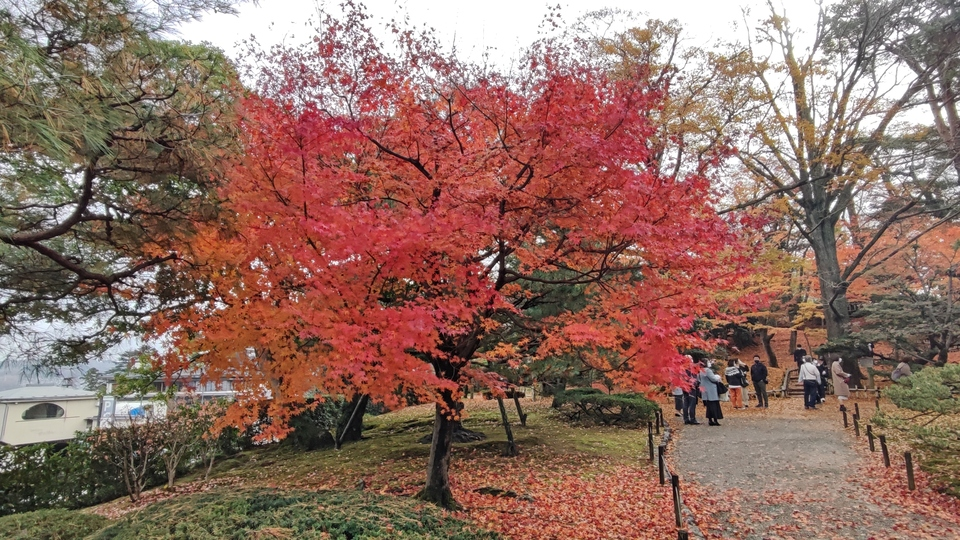
#> input picture 1st/example2.jpg, 960 x 540 px
$ python kadai2.py
#> lines starting #> are read from the running program, lines starting #| are printed output that depends on the picture
import numpy as np
import cv2
import matplotlib.pyplot as plt

def show_hist(image_path):
#> called with image_path = './example2.jpg'
    raw_image = cv2.imread(image_path)
#> raw_image is the input picture: shape (540, 960, 3); mean B, G, R 97.9, 108.7, 142.9
    b, g, r = raw_image[:, :, 0], raw_image[:, :, 1], raw_image[:, :, 2]
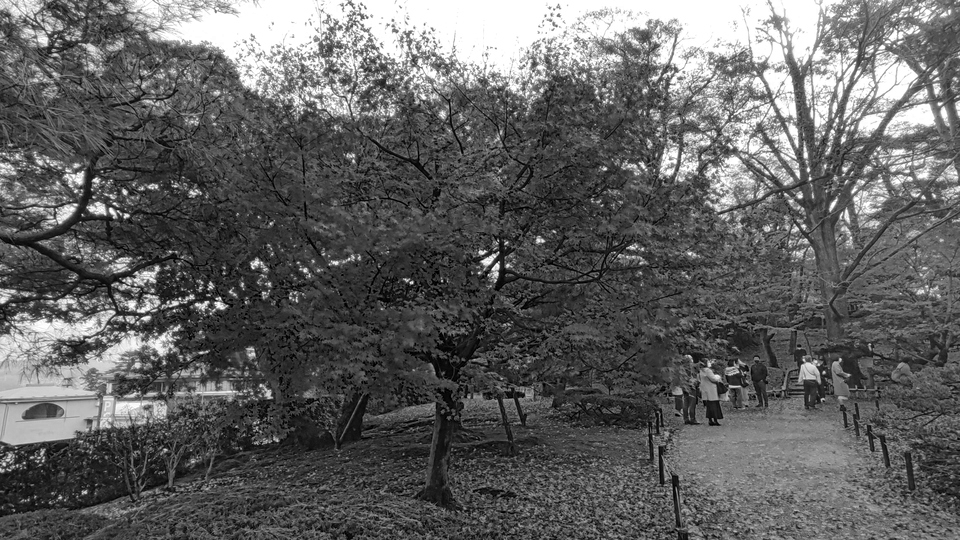
#> b: shape (540, 960); min 0, max 255, mean 97.9
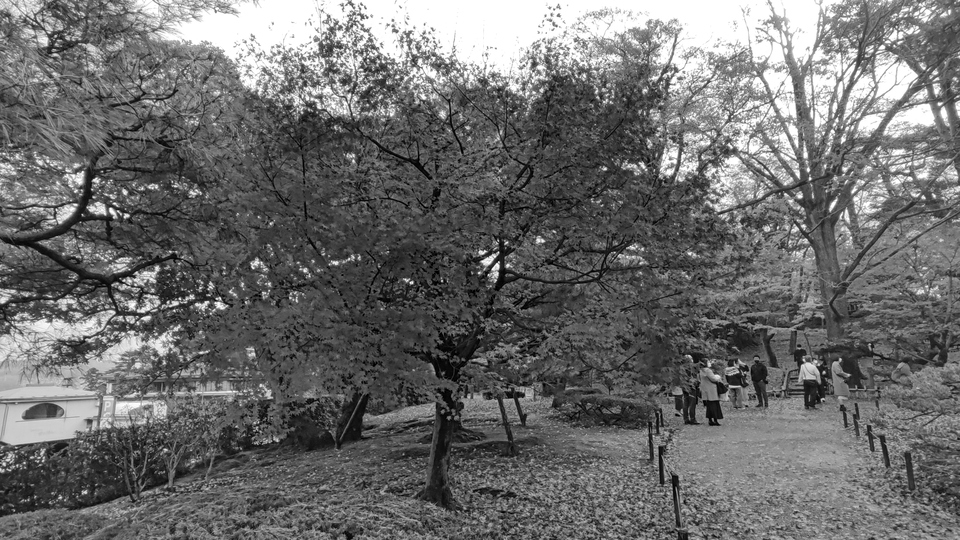
#> g: shape (540, 960); min 0, max 255, mean 108.7
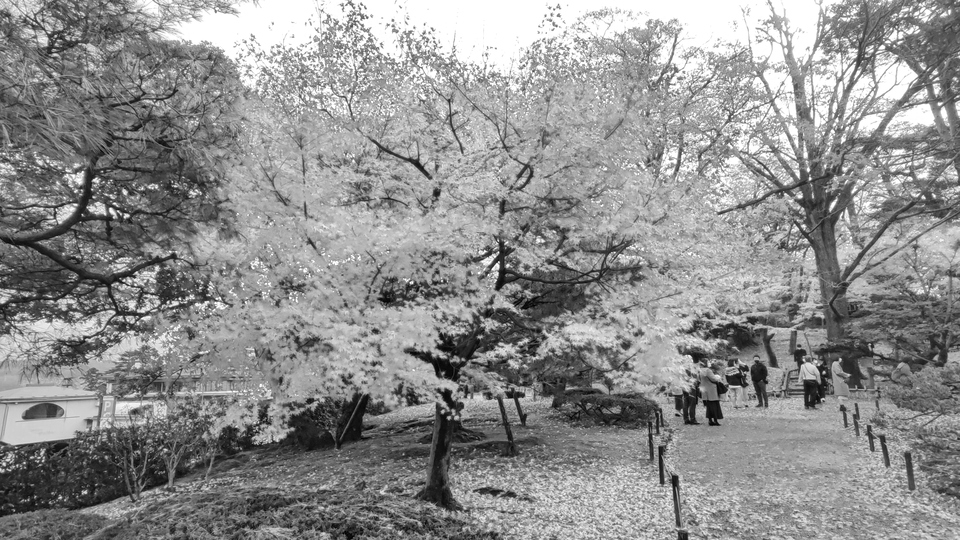
#> r: shape (540, 960); min 0, max 255, mean 142.9
    hist_b, hist_g, hist_r = cv2.calcHist([b],[0],None,[256],[0,256]), cv2.calcHist([g],[0],None,[256],[0,256]), cv2.calcHist([r],[0],None,[256],[0,256])
#> hist_b = 256 values, max 22032 at index 255, min 163 at index 1, mean 2025; hist_g = 256 values, max 20127 at index 255, min 90 at index 1, mean 2025; hist_r = 256 values, max 23115 at index 255, min 2 at index 1, mean 2025
    return hist_b, hist_g, hist_r

if __name__ == '__main__':
    raw_image = "./example2.jpg"
    hist_b, hist_g, hist_r = show_hist(raw_image)

    # visualize
    fig = plt.figure(figsize=(12, 6))
    plt.subplots_adjust(wspace=0.4)
    ax1 = fig.add_subplot(1, 3, 1)
    ax2 = fig.add_subplot(1, 3, 2)
    ax3 = fig.add_subplot(1, 3, 3)
    ax1.plot(hist_b, color="blue", label="B")
    ax2.plot(hist_g, color="green", label="G")
    ax3.plot(hist_r, color="red", label="R")
    ax1.set_xticks([32 * i for i in range(9)])
    ax2.set_xticks([32 * i for i in range(9)])
    ax3.set_xticks([32 * i for i in range(9)])
    ax1.legend()
    ax2.legend()
    ax3.legend()
    plt.show()
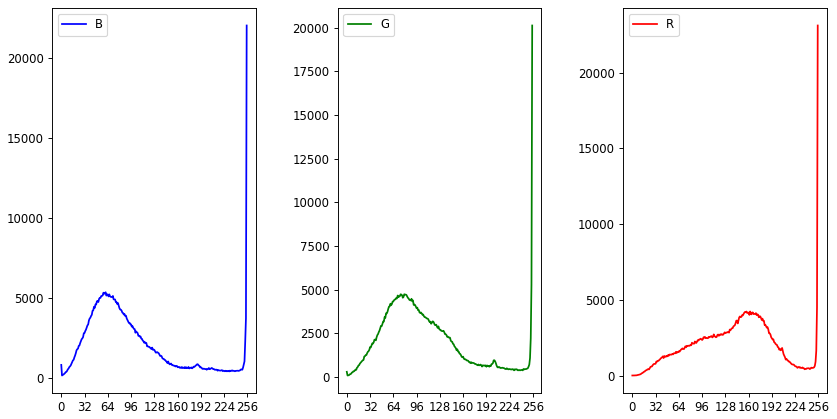
#> figure drawn by matplotlib, 3 panels; panel 1: curve peaks at x = 255, y = 22032; panel 2: curve peaks at x = 255, y = 20127; panel 3: curve peaks at x = 255, y = 23115

$ run again, with 1st/example1.jpg copied over 1st/example2.jpg
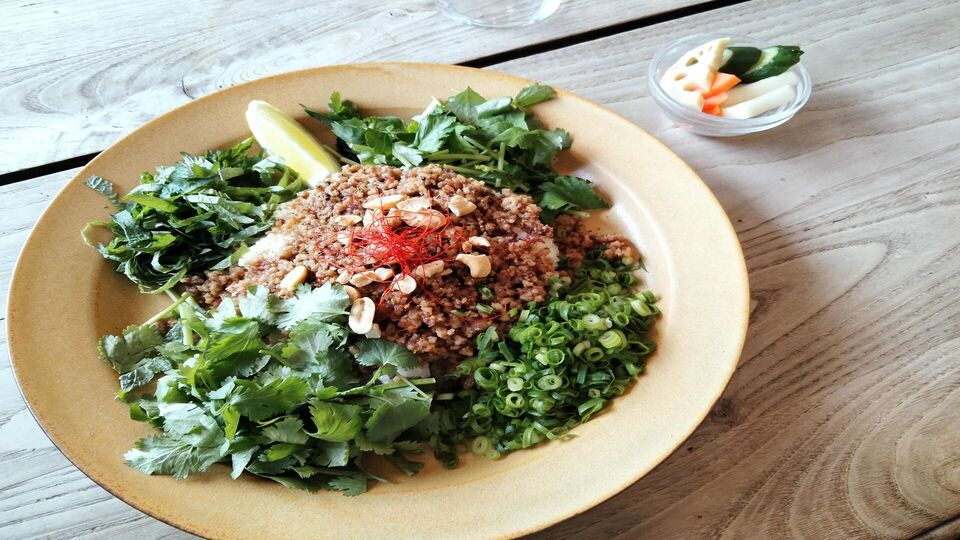
#> input picture 1st/example1.jpg, 960 x 540 px
#> in show_hist, raw_image is the input picture: shape (540, 960, 3); mean B, G, R 134.6, 156.8, 162.1
#> in show_hist, `b, g, r = raw_image[:, :, 0], raw_image[:, :, 1], raw_image[:, :, 2]`:
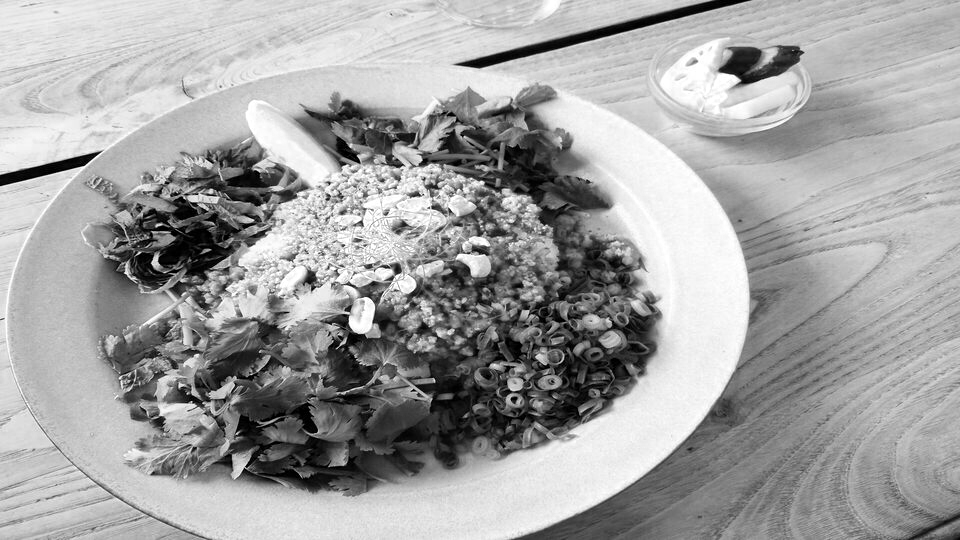
#> r: shape (540, 960); min 0, max 255, mean 162.1
#> in show_hist, `hist_b, hist_g, hist_r = cv2.calcHist([b],[0],None,[256],[0,256]), cv2..`: hist_b = 256 values, max 10248 at index 0, min 1361 at index 137, mean 2025; hist_g = 256 values, max 4879 at index 255, min 406 at index 1, mean 2025; hist_r = 256 values, max 4756 at index 189, min 544 at index 2, mean 2025
#> `plt.show()`:
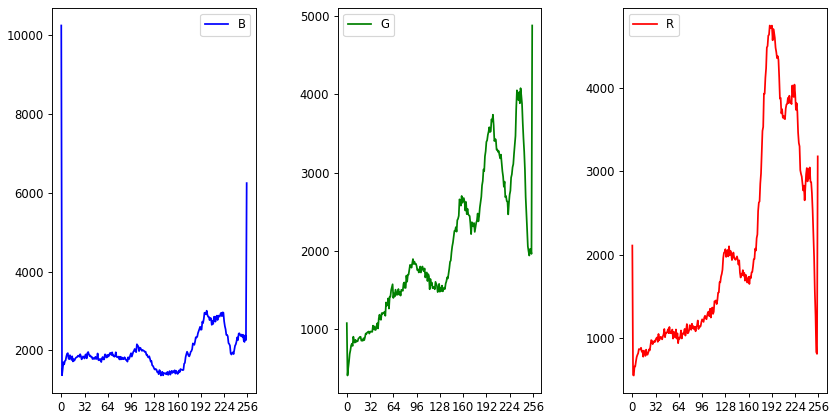
#> figure drawn by matplotlib, 3 panels; panel 1: curve peaks at x = 0, y = 10248; panel 2: curve peaks at x = 255, y = 4879; panel 3: curve peaks at x = 189, y = 4756

$ run again, with 1st/example3.jpg copied over 1st/example2.jpg
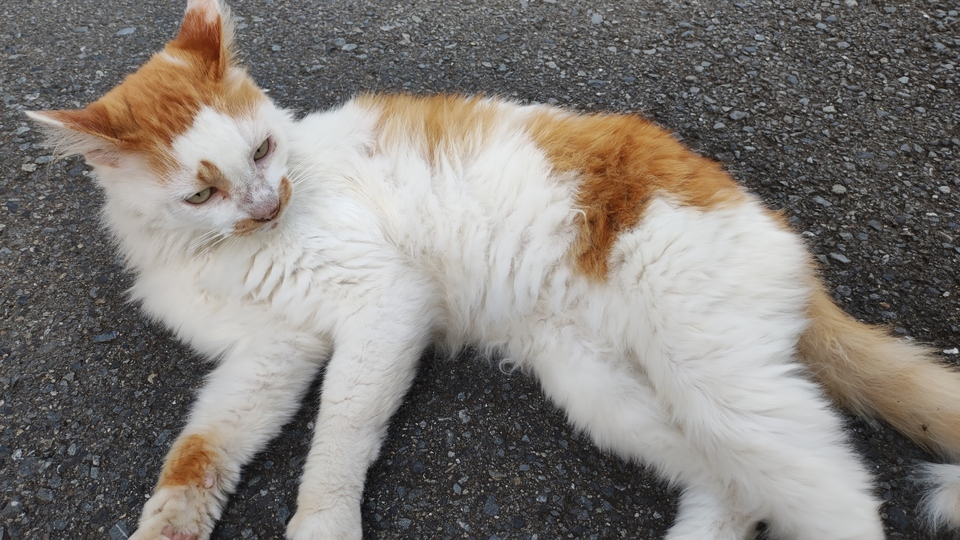
#> input picture 1st/example3.jpg, 960 x 540 px
#> in show_hist, raw_image is the input picture: shape (540, 960, 3); mean B, G, R 121, 125.6, 130.5
#> in show_hist, `b, g, r = raw_image[:, :, 0], raw_image[:, :, 1], raw_image[:, :, 2]`:
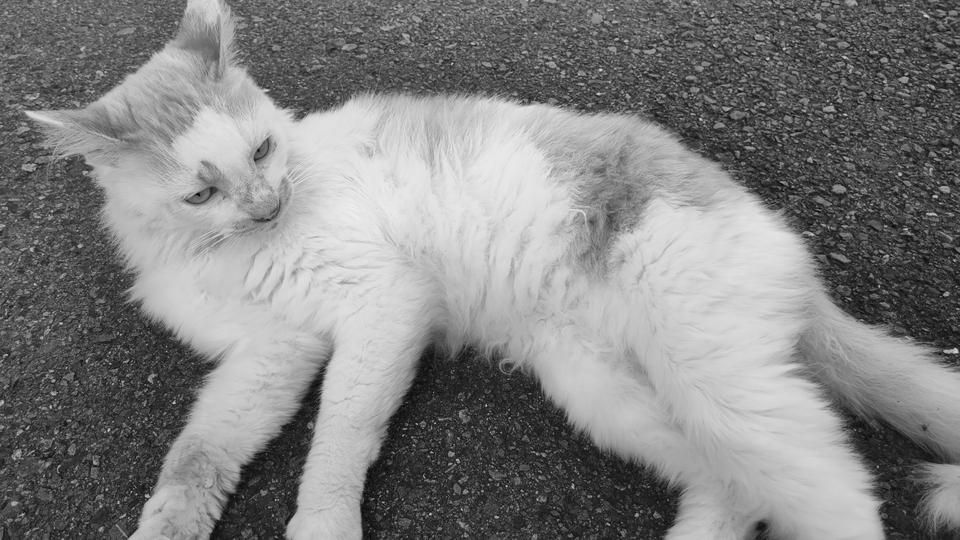
#> r: shape (540, 960); min 3, max 240, mean 130.5
#> in show_hist, `hist_b, hist_g, hist_r = cv2.calcHist([b],[0],None,[256],[0,256]), cv2..`: hist_b = 256 values, max 3712 at index 69, min 0 at index 2, mean 2025; hist_g = 256 values, max 3875 at index 200, min 0 at index 2, mean 2025; hist_r = 256 values, max 4424 at index 198, min 0 at index 0, mean 2025
#> `plt.show()`:
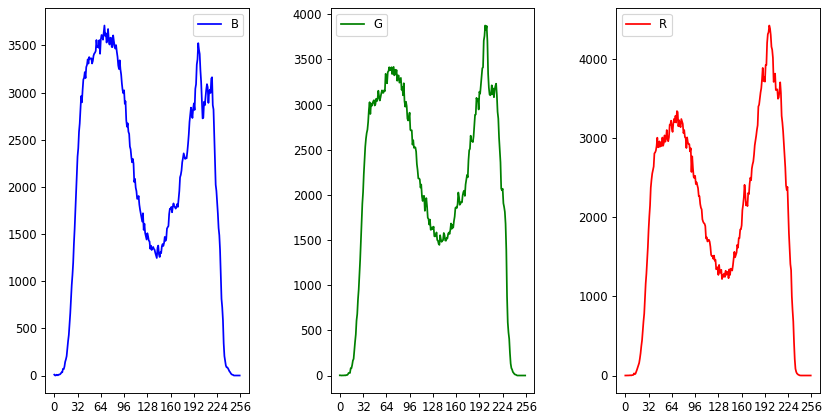
#> figure drawn by matplotlib, 3 panels; panel 1: curve peaks at x = 69, y = 3712; panel 2: curve peaks at x = 200, y = 3875; panel 3: curve peaks at x = 198, y = 4424

$ run again, with 1st/example4.jpg copied over 1st/example2.jpg
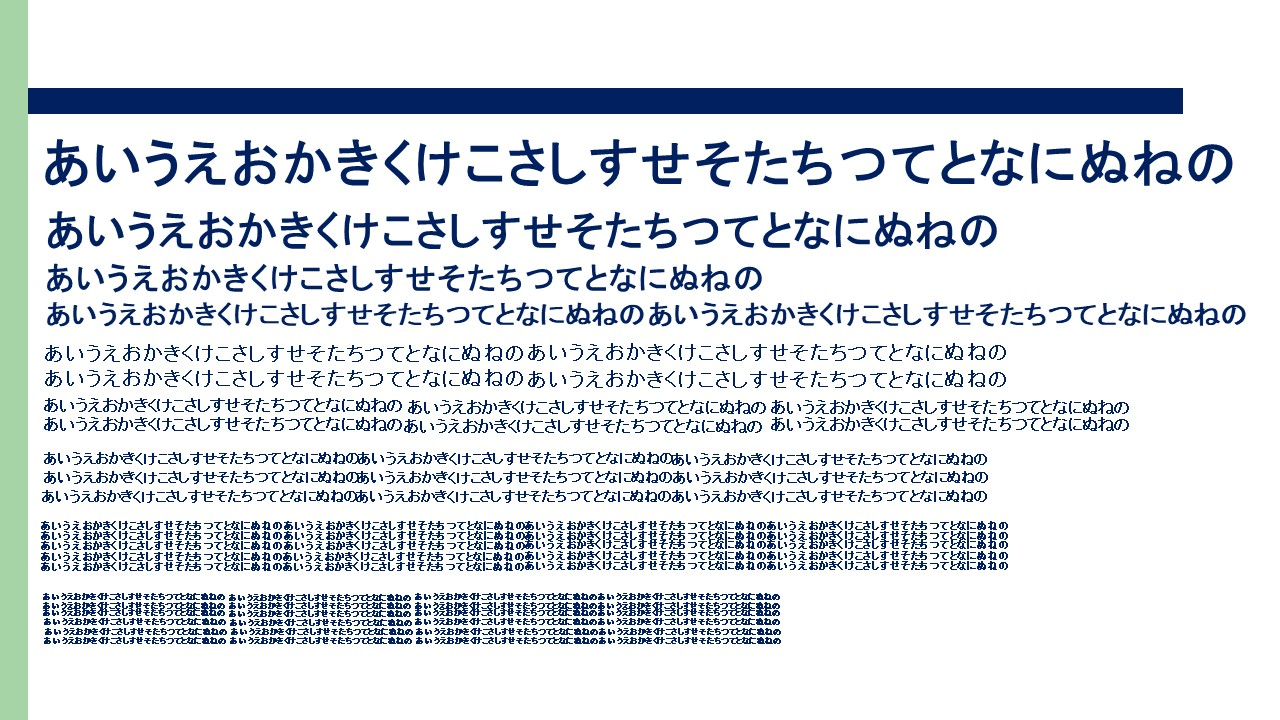
#> input picture 1st/example4.jpg, 1280 x 720 px
#> in show_hist, raw_image is the input picture: shape (720, 1280, 3); mean B, G, R 227.9, 222.3, 217
#> in show_hist, `b, g, r = raw_image[:, :, 0], raw_image[:, :, 1], raw_image[:, :, 2]`:
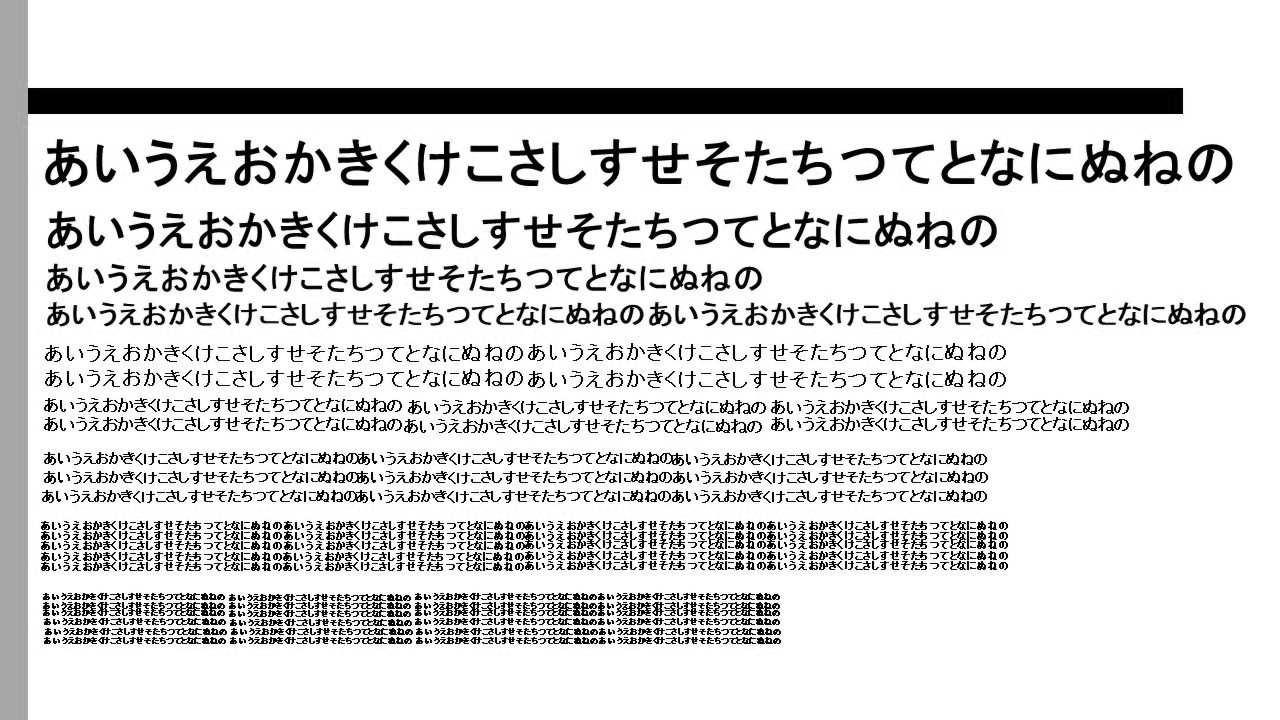
#> r: shape (720, 1280); min 0, max 255, mean 217
#> in show_hist, `hist_b, hist_g, hist_r = cv2.calcHist([b],[0],None,[256],[0,256]), cv2..`: hist_b = 256 values, max 643494 at index 255, min 0 at index 0, mean 3600; hist_g = 256 values, max 597096 at index 255, min 0 at index 0, mean 3600; hist_r = 256 values, max 523613 at index 255, min 50 at index 141, mean 3600
#> `plt.show()`:
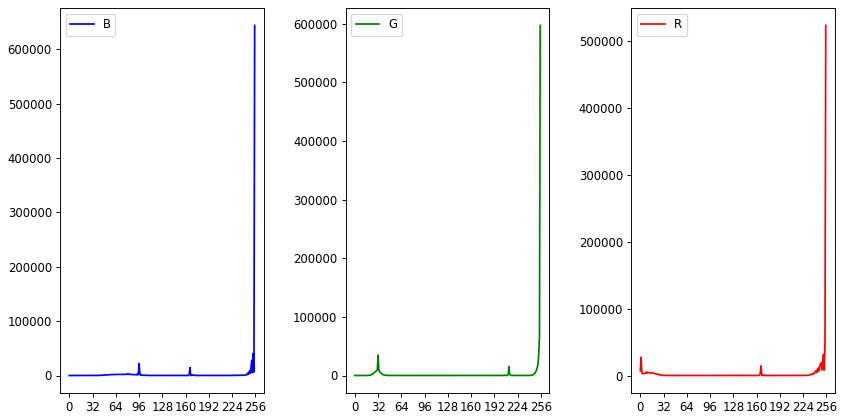
#> figure drawn by matplotlib, 3 panels; panel 1: curve peaks at x = 255, y = 643494; panel 2: curve peaks at x = 255, y = 597096; panel 3: curve peaks at x = 255, y = 523613
